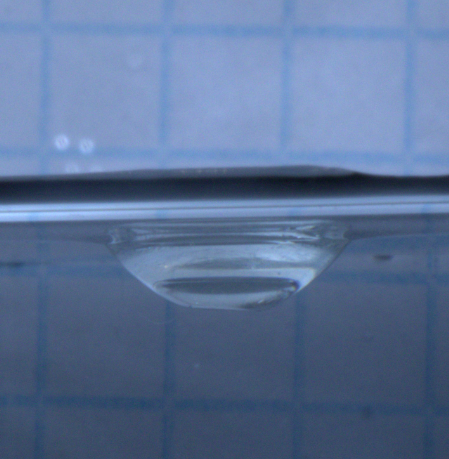
#> input picture CarletonLiquidLensImages/Screenshot 2024-04-25 124841.png, 449 x 459 px, found by its file name
$ python imagerecognition.py   (older library calls are emulated)
#> lines starting #> are read from the running program, lines starting #| are printed output that depends on the picture
import cv2
import numpy as np

def sobel_edge_detector(img):
    grad_x = cv2.Sobel(img, cv2.CV_64F, 1, 0)
    grad_y = cv2.Sobel(img, cv2.CV_64F, 0, 1)
    grad = np.sqrt(grad_x**2 + grad_y**2)
    grad_norm = (grad * 255 / grad.max()).astype(np.uint8)
    cv2.imshow('Edges', grad_norm)
    cv2.waitKey(0)
    return grad_norm

def color_line_detector(img):
    lower = np.array([90,110,100] )
    upper = np.array([110,140,240])
    hsv =  cv2.cvtColor(img, cv2.COLOR_BGR2HSV)
    mask = cv2.inRange(hsv,lower, upper)
    cv2.imshow("blue", mask)
    cv2.waitKey()
    cv2.destroyAllWindows()

img = cv2.imread('CarletonLiquidLensImages\Screenshot 2024-04-25 124841.png')
#> img is the input picture: shape (459, 449, 3); mean B, G, R 150.6, 114, 91.9
img_blur = cv2.GaussianBlur(img, (1,1), 0)
cv2.imshow("original", img_blur)
cv2.waitKey(0)
# Convert to graycsale
img_gray = cv2.cvtColor(img_blur, cv2.COLOR_BGR2GRAY)
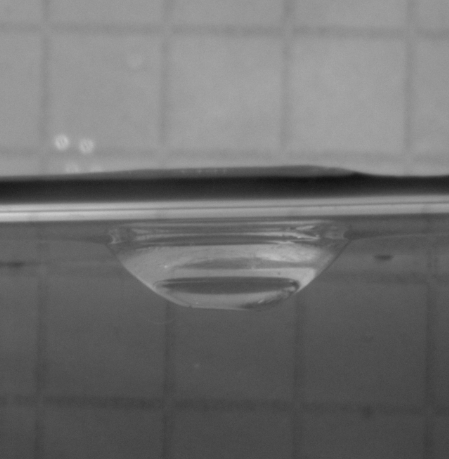
#> img_gray: shape (459, 449); min 17, max 209, mean 111.6
# Blur the image for better edge detection
color_line_detector(img_blur)
#> in color_line_detector, `hsv =  cv2.cvtColor(img, cv2.COLOR_BGR2HSV)`: hsv: shape (459, 449, 3); mean H, S, V 108.7, 102.4, 150.6
#> in color_line_detector, `mask = cv2.inRange(hsv,lower, upper)`:
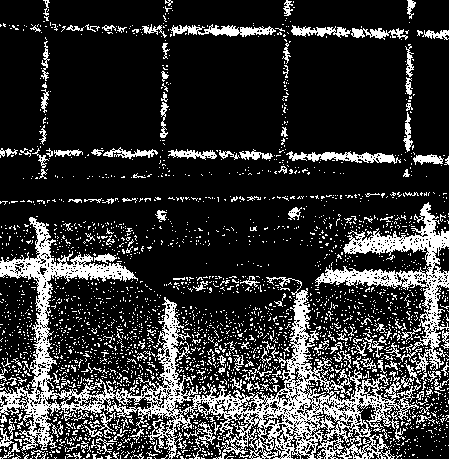
#> mask: shape (459, 449); 20.4% white in thin lines or dots
#sobel_edge_detector(img_blur)
